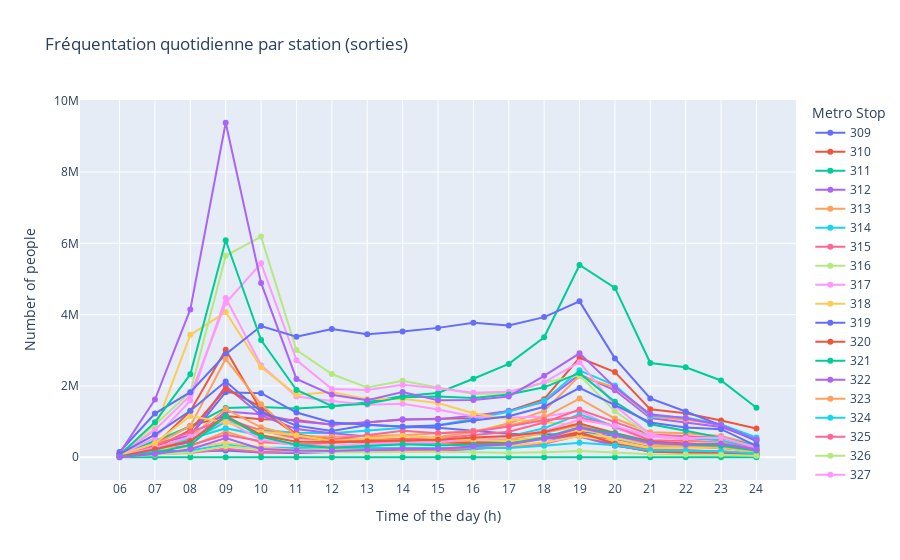

The notebook cell this image was saved under:
### Code cell
#Plotting exits
fig = go.Figure()


for x in range(len(exits_3)):
    fig.add_trace(go.Scatter(
        x=exits_3.columns[1:], y=exits_3.loc[x].values[1:],
        mode='lines + markers',
        name=str(exits_3.loc[x].station_number)
    ))

fig.update_layout(
    xaxis_title='Time of the day (h)',
    yaxis_title='Number of people',
    legend_title='Metro Stop',
    title='Fréquentation quotidienne par station (sorties)'
)
fig.show()
